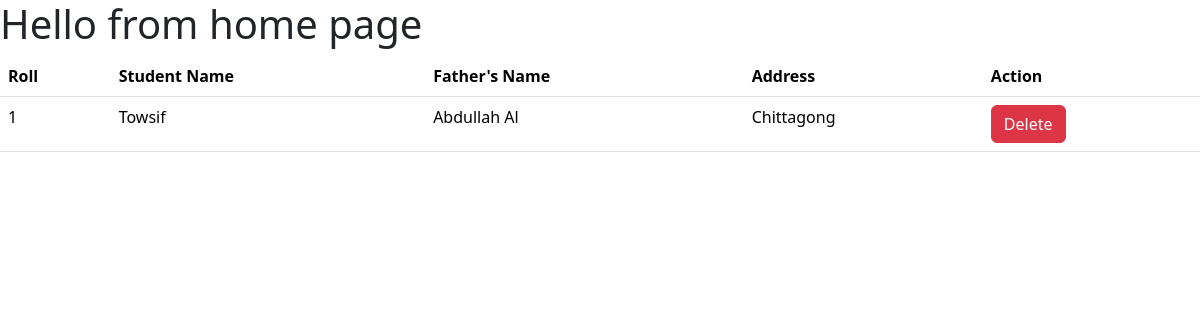
/, run on an earlier commit of the app's database.
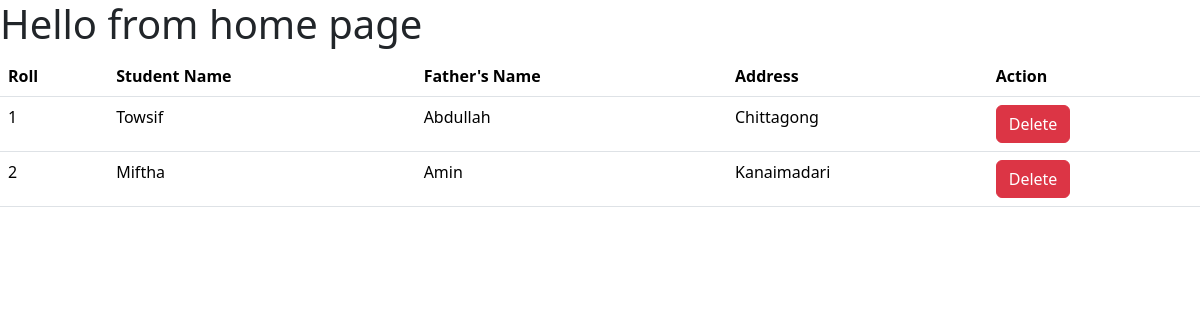
And on a later commit of the database.
### first_app/models.py (models this page shows, shortened)
class Student(models.Model):
    name = models.CharField(max_length=20)
    roll = models.IntegerField(primary_key=True)
    address = models.TextField()
    father_name = models.TextField(default='Rahim')

### first_app/views.py (the view)
# urls.py: path('', views.home, name="homepage"),
def home(request):
    student = models.Student.objects.all()
    return render(request, "home.html", {'data': student})

### first_app/templates/home.html (shortened to what this page needs)
<!DOCTYPE html>
<html lang="en">
<head>
    <link href="https://cdn.jsdelivr.net/npm/bootstrap@5.3.3/dist/css/bootstrap.min.css" rel="stylesheet">
</head>
<body>
    <h1>Hello from home page</h1>
    {% if data %}
    <table class="table">
        <thead>
          <tr>
            <th scope="col">Roll</th>
            <th scope="col">Student Name</th>
            <th scope="col">Father's Name</th>
            <th scope="col">Address</th>
            <th scope="col">Action</th>
          </tr>
        </thead>
        <tbody>
            {% for student in data %}
            <tr>
                <td>{{student.roll}}</td>
            <td>{{student.name}}</td>
            <td>{{student.father_name}}</td>
            <td>{{student.address}}</td>
            <td><a class="btn btn-danger" href="{% url 'delete_student' student.roll %}">Delete</a></td>
            </tr>
            {% endfor %}
        </tbody>
    </table>
    {% else %}
    <h1>No data available to show</h1>
    {% endif %}
</body>
</html>

What changed in the data, as far as the page shows it:
changed Student "Towsif": father_name "Abdullah Al" → "Abdullah"
added Student: roll "2", name "Miftha", father_name "Amin", address "Kanaimadari"
